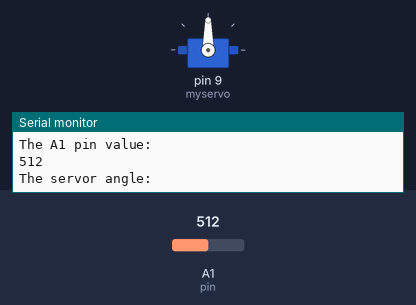
A sketch run on a simulated Arduino Uno, built with avr-gcc and run on an emulated ATmega328P. On the bench: servo, the last lines printed to the serial monitor. Inputs (shaded band) come from the test bench; at power-on: A1 (pin) = 512.

Above: at 1.2 s.
1.3 s: A1 (pin) set to 554
At 1.9 s:
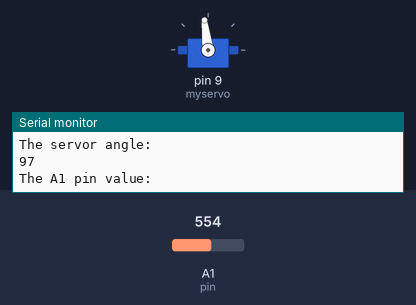
2.8 s: A1 (pin) set to 581
At 3.5 s:
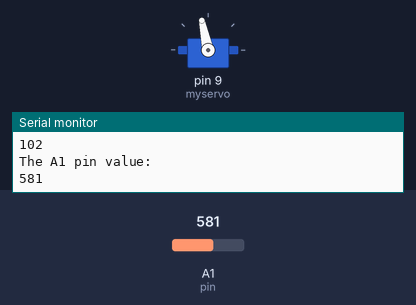
4.3 s: A1 (pin) set to 306
At 4.9 s:
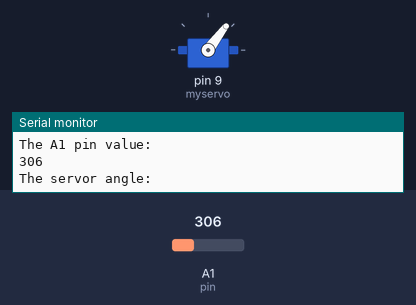
5.8 s: A1 (pin) set to 107
At 7.0 s:
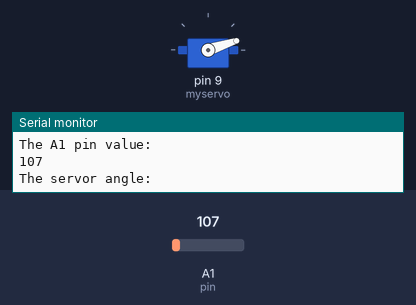
7.3 s: A1 (pin) set to 89
At 8.6 s:
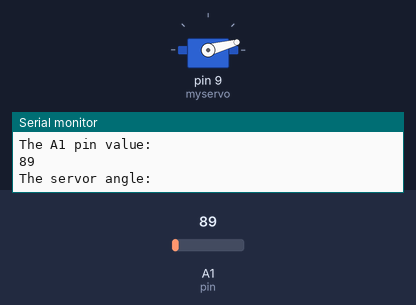
10.3 s: A1 (pin) set to 122
At 10.7 s:
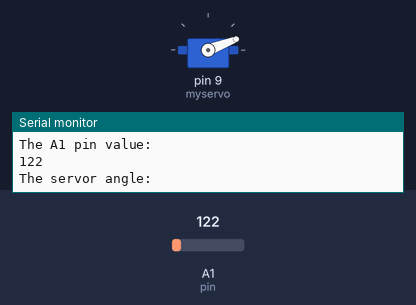
Timing chart, 0 to 12.8 s (numbered marks = the images above; inputs shaded):
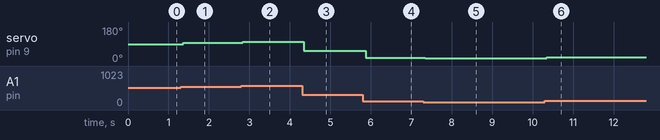

Measured:
- after the input at 1.3 s, servo on pin 9 (myservo): 90° → 97° after 0.06 s
- after the input at 2.8 s, servo on pin 9 (myservo): 97° → 102° at once
- after the input at 4.3 s, servo on pin 9 (myservo): 102° → 53° after 0.05 s
- after the input at 5.8 s, servo on pin 9 (myservo): 53° → 18° after 0.07 s
- after the input at 7.3 s, servo on pin 9 (myservo): 18° → 15° after 0.05 s
- after the input at 10.3 s, servo on pin 9 (myservo): 15° → 21° after 0.05 s

The sketch:

mood_cue.ino
```cpp
#include <Servo.h> // download servo library

Servo myservo; // creates servo object to control a servo

int val; // variable to read the value from the analog pin

int potVal;
int angle;

int const pin = A1;
void setup() {
  Serial.begin(9600);
  myservo.attach(9); // ensure output to servo on pin 9
}

void loop() {
  Serial.println("The A1 pin value: ");
  potVal = analogRead(pin); // reads the value of the potentiometer from A1 (a value between 0 and 1023)
  Serial.println(potVal);
  angle = map(potVal, 0, 1023, 0, 180);
  Serial.println("The servor angle: ");
  Serial.println(angle);
  myservo.write(angle); // sets the servo postion according to the input from the potentiometer
  delay(15);
}
```
